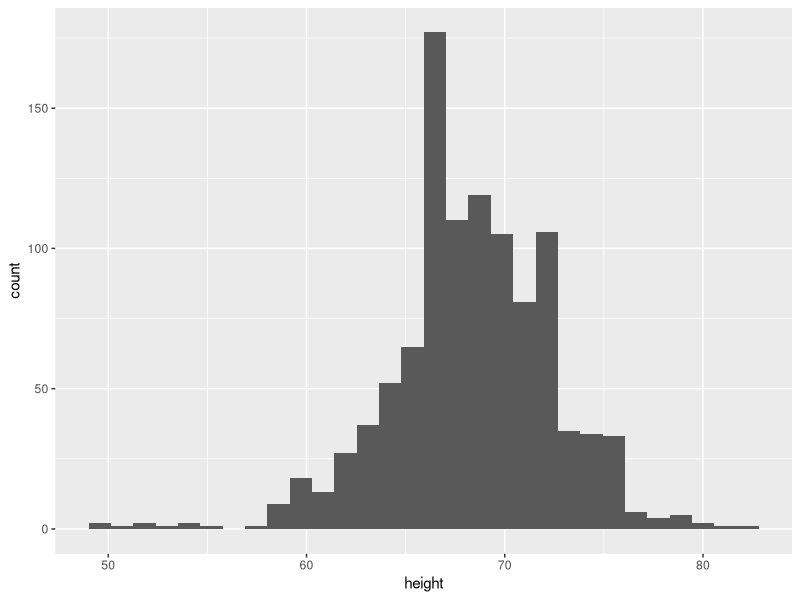
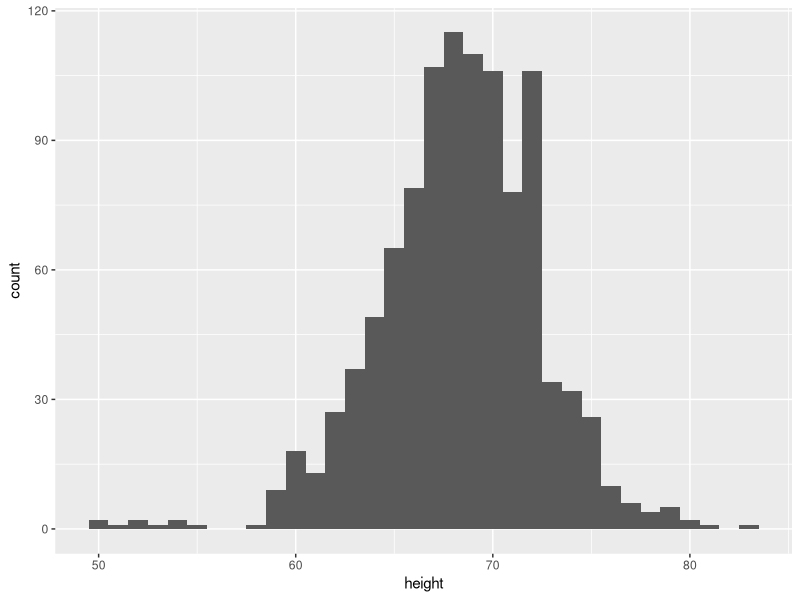
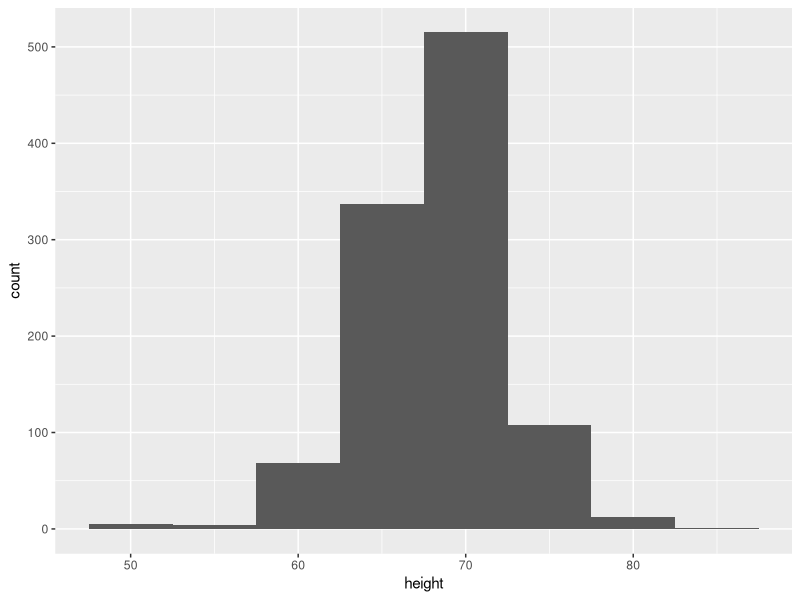
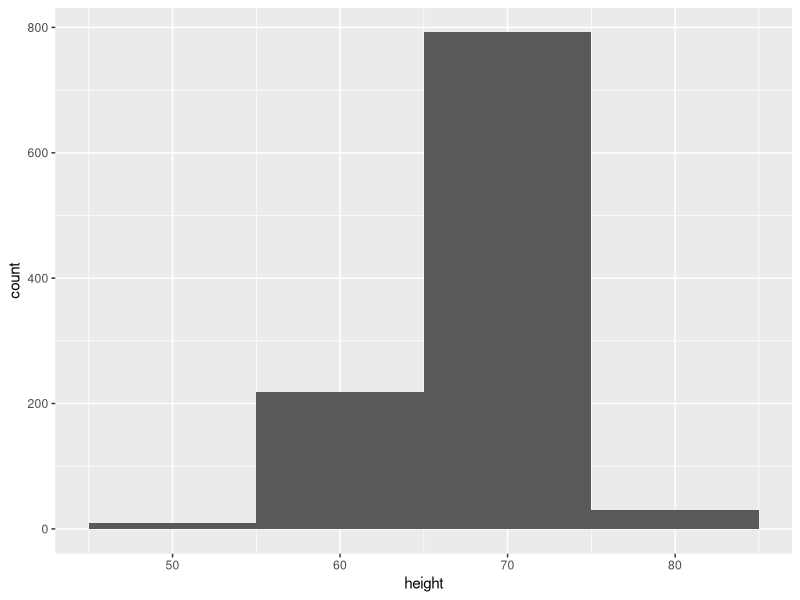
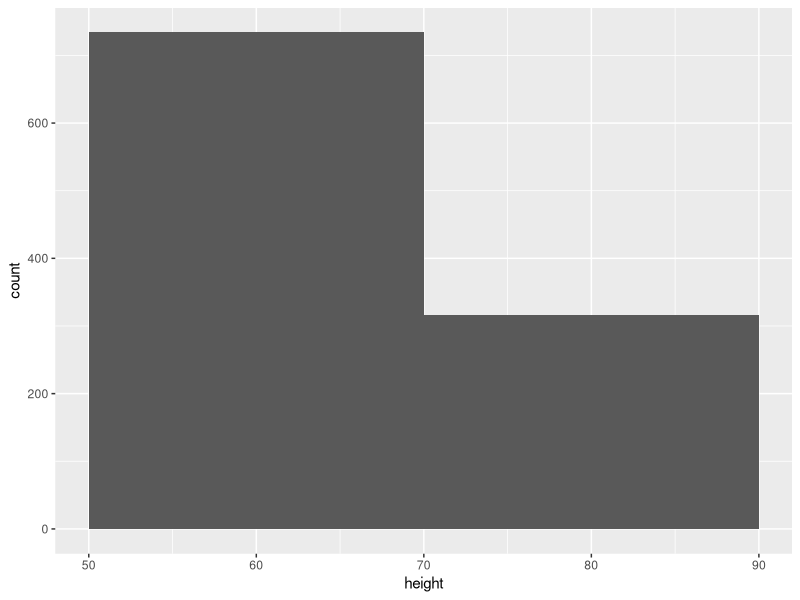
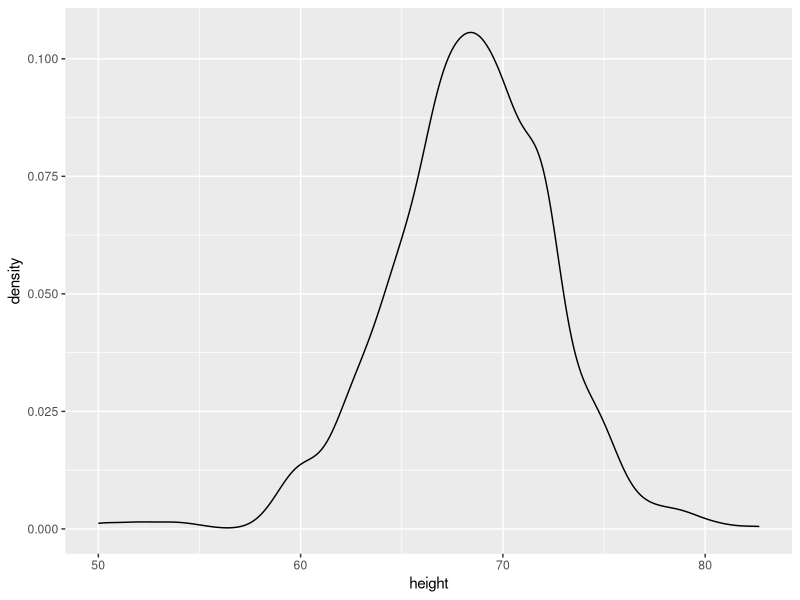
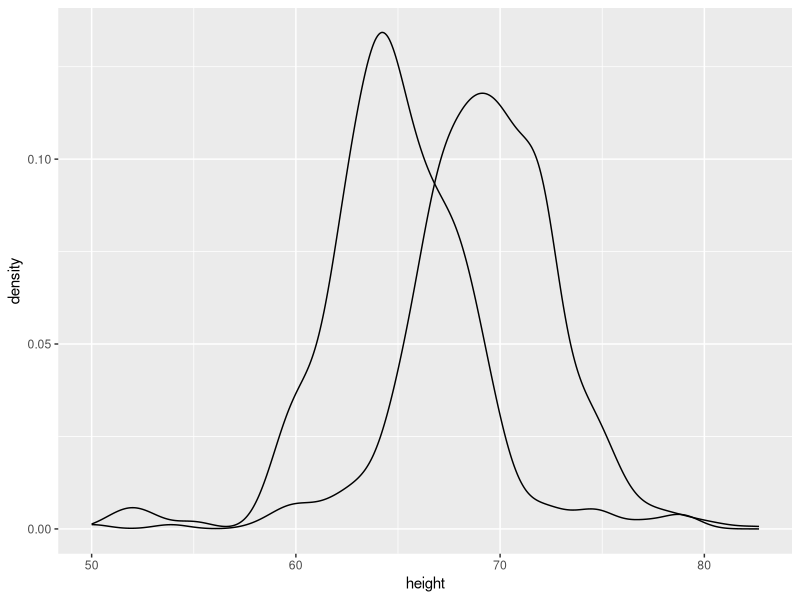
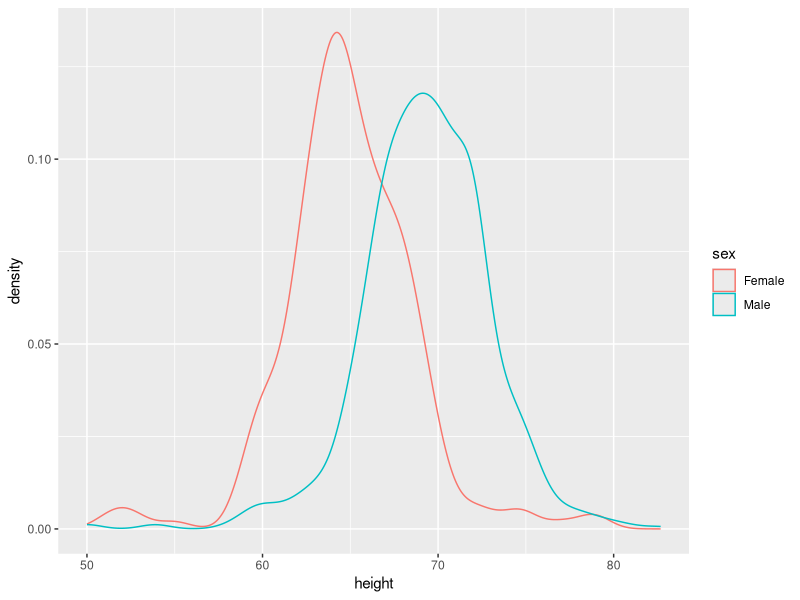

R code for these plots, in order:
## ---- chunk 1
knitr::opts_chunk$set(echo = TRUE)
library(tidyverse)
## ---- chunk 2
#install.packages("dslabs")
library(dslabs) 
data(heights)
glimpse(heights)
## ---- chunk 3
ggplot(heights, aes(height)) + geom_histogram()

## ---- chunk 4
#binwidth 1
ggplot(heights, aes(x = height)) +
  geom_histogram(binwidth = 1)
# binwidth 5
ggplot(heights, aes(x = height)) +
  geom_histogram(binwidth = 5)
#binwidth 10
ggplot(heights, aes(x = height)) +
  geom_histogram(binwidth = 10)
#binwidth 20
ggplot(heights, aes(x = height)) +
  geom_histogram(binwidth = 20)

## ---- chunk 5
ggplot(heights, aes(x = height)) + geom_density()


## ---- chunk 6
ggplot(heights, aes(x = height, group = sex)) + geom_density()



## ---- chunk 7
ggplot(heights, aes(x = height, colour = sex)) + geom_density()

# tried with fill for next part
ggplot(heights, aes(x = height, fill = sex)) + geom_density()


## ---- chunk 8

ggplot(heights, aes(x = height, fill = sex)) + geom_density(alpha = 1/2) 


## ---- chunk 9
ggplot(heights, aes(x = height)) + geom_boxplot()


ggplot(heights, aes(x = height, y = sex)) + geom_boxplot()

ggplot(heights, aes(x = height, color = sex)) + geom_boxplot()

## ---- chunk 10
library(dplyr)

heights %>%
  summarize(median_height = median(height),
            mean_height = mean(height))


## ---- chunk 11

heights %>%
  group_by(sex) %>%
  summarize(
    mean_height = mean(height),
    median_height = median(height)
  )
## ---- chunk 12
heights %>% summarise(
  max_height = max(height),
  min_height = min(height),
  .by = sex
)


## ---- chunk 13
heights %>%
  group_by(sex) %>%
  summarize(
    mean_height = mean(height),
    median_height = median(height)
) %>% ggplot( aes(x = sex, y = mean_height)) + geom_col()




## ---- chunk 14
# install.packages("pscl")
library(pscl) # loads in the package that has this data. 
## You might need to install this...

# data for presidental elections
votedata <-  presidentialElections
glimpse(votedata)
## ---- chunk 15
ggplot(votedata %>% filter(year == 2000)) + geom_col(aes(x = state, y = demVote))

## ---- chunk 16




## ---- chunk 17



## ---- chunk 18


## ---- chunk 19


## ---- chunk 20



## ---- chunk 21


## ---- chunk 22
library(maps)
votedata$state <- tolower(votedata$state)  ## states need to be lowercase for linking

states_map <- map_data("state") ## this gives us the lat and long for each point of each state.
  
map_plot <-  ggplot(data =  votedata %>% filter(year == 2008), aes(map_id = state)) +
    geom_map(aes(fill = demVote), map = states_map) +
    expand_limits(x = states_map$long, y = states_map$lat)

map_plot  
## ---- chunk 23
map_plot <-  ggplot(data =  votedata %>% filter(year == 2016), aes(map_id = state)) +
  geom_map(aes(fill = demVote), map = states_map)+
  expand_limits(x = states_map$long, y = states_map$lat)

map_plot  
## ---- chunk 24


## ---- chunk 25


## ---- chunk 26


## ---- chunk 27
library(palmerpenguins)
glimpse(penguins)
## ---- chunk 28


## ---- chunk 29


## ---- chunk 30


## ---- chunk 31



## ---- chunk 32



## ---- chunk 33
